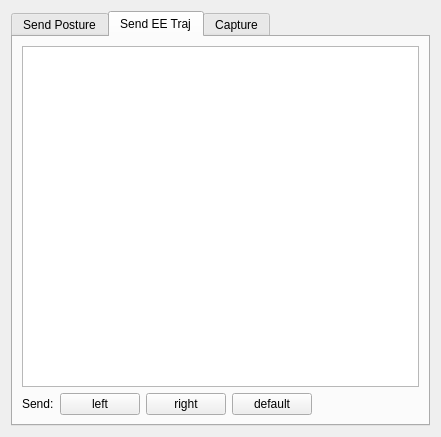
<?xml version="1.0" encoding="UTF-8"?>
<ui version="4.0">
 <class>Form</class>
 <widget class="QWidget" name="Form">
  <property name="geometry">
   <rect>
    <x>0</x>
    <y>0</y>
    <width>441</width>
    <height>437</height>
   </rect>
  </property>
  <property name="windowTitle">
   <string>Robot Pose Util</string>
  </property>
  <layout class="QVBoxLayout" name="verticalLayout">
   <item>
    <widget class="QTabWidget" name="tabWidget">
     <property name="currentIndex">
      <number>1</number>
     </property>
     <widget class="QWidget" name="sendPostureTab">
      <attribute name="title">
       <string>Send Posture</string>
      </attribute>
      <layout class="QVBoxLayout" name="verticalLayout_2">
       <item>
        <layout class="QGridLayout" name="gridLayout_2">
         <item row="0" column="1">
          <widget class="QComboBox" name="sendPostureGroupCombo">
           <property name="sizePolicy">
            <sizepolicy hsizetype="Expanding" vsizetype="Fixed">
             <horstretch>0</horstretch>
             <verstretch>0</verstretch>
            </sizepolicy>
           </property>
          </widget>
         </item>
         <item row="0" column="0">
          <widget class="QLabel" name="label_6">
           <property name="text">
            <string>Group:</string>
           </property>
          </widget>
         </item>
         <item row="1" column="0">
          <widget class="QLabel" name="postureFilterLabel">
           <property name="text">
            <string>Filter:</string>
           </property>
          </widget>
         </item>
         <item row="1" column="1">
          <widget class="QLineEdit" name="postureFilter"/>
         </item>
        </layout>
       </item>
       <item>
        <widget class="QListWidget" name="postureListWidget"/>
       </item>
       <item>
        <layout class="QHBoxLayout" name="horizontalLayout">
         <item>
          <widget class="QLabel" name="label_8">
           <property name="text">
            <string>Send:</string>
           </property>
          </widget>
         </item>
         <item>
          <widget class="QPushButton" name="sendLeftButton">
           <property name="text">
            <string>left</string>
           </property>
          </widget>
         </item>
         <item>
          <widget class="QPushButton" name="sendRightButton">
           <property name="text">
            <string>right</string>
           </property>
          </widget>
         </item>
         <item>
          <widget class="QPushButton" name="sendDefaultButton">
           <property name="text">
            <string>default</string>
           </property>
          </widget>
         </item>
         <item>
          <spacer name="horizontalSpacer">
           <property name="orientation">
            <enum>Qt::Horizontal</enum>
           </property>
           <property name="sizeHint" stdset="0">
            <size>
             <width>40</width>
             <height>20</height>
            </size>
           </property>
          </spacer>
         </item>
        </layout>
       </item>
       <item>
        <widget class="QLabel" name="descriptionLabel">
         <property name="text">
          <string>Description:</string>
         </property>
         <property name="wordWrap">
          <bool>true</bool>
         </property>
        </widget>
       </item>
      </layout>
     </widget>
     <widget class="QWidget" name="sendEETrajTab">
      <attribute name="title">
       <string>Send EE Traj</string>
      </attribute>
      <layout class="QVBoxLayout" name="verticalLayout_3">
       <item>
        <widget class="QListWidget" name="trajListWidget"/>
       </item>
       <item>
        <layout class="QHBoxLayout" name="horizontalLayout_3">
         <item>
          <widget class="QLabel" name="label_9">
           <property name="text">
            <string>Send:</string>
           </property>
          </widget>
         </item>
         <item>
          <widget class="QPushButton" name="sendTrajLeftButton">
           <property name="text">
            <string>left</string>
           </property>
          </widget>
         </item>
         <item>
          <widget class="QPushButton" name="sendTrajRightButton">
           <property name="text">
            <string>right</string>
           </property>
          </widget>
         </item>
         <item>
          <widget class="QPushButton" name="sendTrajDefaultButton">
           <property name="text">
            <string>default</string>
           </property>
          </widget>
         </item>
         <item>
          <spacer name="horizontalSpacer_2">
           <property name="orientation">
            <enum>Qt::Horizontal</enum>
           </property>
           <property name="sizeHint" stdset="0">
            <size>
             <width>40</width>
             <height>20</height>
            </size>
           </property>
          </spacer>
         </item>
        </layout>
       </item>
      </layout>
     </widget>
     <widget class="QWidget" name="captureTab">
      <attribute name="title">
       <string>Capture</string>
      </attribute>
      <layout class="QGridLayout" name="gridLayout">
       <item row="3" column="1">
        <widget class="QLineEdit" name="nameEdit"/>
       </item>
       <item row="1" column="0">
        <widget class="QLabel" name="label_5">
         <property name="text">
          <string>Capture method:</string>
         </property>
        </widget>
       </item>
       <item row="2" column="0">
        <widget class="QLabel" name="label">
         <property name="text">
          <string>Group:</string>
         </property>
        </widget>
       </item>
       <item row="2" column="1">
        <widget class="QComboBox" name="groupCombo"/>
       </item>
       <item row="3" column="0">
        <widget class="QLabel" name="label_3">
         <property name="text">
          <string>Name:</string>
         </property>
        </widget>
       </item>
       <item row="6" column="1">
        <spacer name="verticalSpacer">
         <property name="orientation">
          <enum>Qt::Vertical</enum>
         </property>
         <property name="sizeHint" stdset="0">
          <size>
           <width>20</width>
           <height>40</height>
          </size>
         </property>
        </spacer>
       </item>
       <item row="4" column="1">
        <widget class="QLineEdit" name="descriptionEdit"/>
       </item>
       <item row="1" column="1">
        <widget class="QComboBox" name="captureChannelCombo">
         <item>
          <property name="text">
           <string>EST_ROBOT_STATE</string>
          </property>
         </item>
         <item>
          <property name="text">
           <string>POSTURE_GOAL</string>
          </property>
         </item>
        </widget>
       </item>
       <item row="5" column="1">
        <widget class="QPushButton" name="captureButton">
         <property name="text">
          <string>Capture</string>
         </property>
        </widget>
       </item>
       <item row="4" column="0">
        <widget class="QLabel" name="label_4">
         <property name="text">
          <string>Description:</string>
         </property>
        </widget>
       </item>
       <item row="0" column="0">
        <widget class="QLabel" name="label_2">
         <property name="text">
          <string>Joint set:</string>
         </property>
        </widget>
       </item>
       <item row="0" column="1">
        <widget class="QComboBox" name="jointSetCombo">
         <item>
          <property name="text">
           <string>left arm</string>
          </property>
         </item>
         <item>
          <property name="text">
           <string>right arm</string>
          </property>
         </item>
         <item>
          <property name="text">
           <string>left arm, back</string>
          </property>
         </item>
         <item>
          <property name="text">
           <string>right arm, back</string>
          </property>
         </item>
         <item>
          <property name="text">
           <string>left arm, right arm</string>
          </property>
         </item>
         <item>
          <property name="text">
           <string>left arm, right arm, back</string>
          </property>
         </item>
         <item>
          <property name="text">
           <string>left arm, right arm, back, left leg, right leg</string>
          </property>
         </item>
         <item>
          <property name="text">
           <string>left arm, right arm, back, left leg, right leg, base</string>
          </property>
         </item>
         <item>
          <property name="text">
           <string>back</string>
          </property>
         </item>
        </widget>
       </item>
      </layout>
     </widget>
    </widget>
   </item>
  </layout>
 </widget>
 <resources/>
 <connections/>
</ui>
